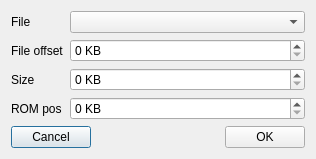
<?xml version="1.0" encoding="UTF-8"?>
<ui version="4.0">
 <class>RSEdialog</class>
 <widget class="QDialog" name="RSEdialog">
  <property name="geometry">
   <rect>
    <x>0</x>
    <y>0</y>
    <width>316</width>
    <height>151</height>
   </rect>
  </property>
  <property name="windowTitle">
   <string>Romset Editor</string>
  </property>
  <property name="modal">
   <bool>true</bool>
  </property>
  <layout class="QVBoxLayout" name="verticalLayout">
   <item>
    <layout class="QGridLayout" name="gridLayout" columnstretch="0,10">
     <item row="1" column="0">
      <widget class="QLabel" name="label_2">
       <property name="toolTip">
        <string>Where this part starts in the file</string>
       </property>
       <property name="text">
        <string>File offset</string>
       </property>
      </widget>
     </item>
     <item row="2" column="0">
      <widget class="QLabel" name="label_3">
       <property name="toolTip">
        <string>How much of the file to take. 0 = to the end</string>
       </property>
       <property name="text">
        <string>Size</string>
       </property>
      </widget>
     </item>
     <item row="0" column="0">
      <widget class="QLabel" name="label">
       <property name="toolTip">
        <string>ROM file, from the roms folder</string>
       </property>
       <property name="text">
        <string>File</string>
       </property>
      </widget>
     </item>
     <item row="3" column="0">
      <widget class="QLabel" name="label_4">
       <property name="toolTip">
        <string>Where the part lands in the machine's ROM</string>
       </property>
       <property name="text">
        <string>ROM pos</string>
       </property>
      </widget>
     </item>
     <item row="0" column="1">
      <widget class="xTreeBox" name="cbFile">
       <property name="toolTip">
        <string>ROM file, from the roms folder</string>
       </property>
      </widget>
     </item>
     <item row="1" column="1">
      <widget class="QSpinBox" name="cbFoffset">
       <property name="toolTip">
        <string>Where this part starts in the file</string>
       </property>
       <property name="suffix">
        <string> KB</string>
       </property>
       <property name="maximum">
        <number>1024</number>
       </property>
      </widget>
     </item>
     <item row="2" column="1">
      <widget class="QSpinBox" name="cbFsize">
       <property name="toolTip">
        <string>How much of the file to take. 0 = to the end</string>
       </property>
       <property name="suffix">
        <string> KB</string>
       </property>
       <property name="maximum">
        <number>512</number>
       </property>
      </widget>
     </item>
     <item row="3" column="1">
      <widget class="QSpinBox" name="cbRoffset">
       <property name="toolTip">
        <string>Where the part lands in the machine's ROM</string>
       </property>
       <property name="suffix">
        <string> KB</string>
       </property>
       <property name="maximum">
        <number>512</number>
       </property>
      </widget>
     </item>
    </layout>
   </item>
   <item>
    <layout class="QHBoxLayout" name="horizontalLayout">
     <item>
      <widget class="QPushButton" name="rse_cancel">
       <property name="text">
        <string>Cancel</string>
       </property>
       <property name="icon">
        <iconset resource="../xpeccy.qrc">
         <normaloff>:/images/cancel.png</normaloff>:/images/cancel.png</iconset>
       </property>
      </widget>
     </item>
     <item>
      <spacer name="horizontalSpacer">
       <property name="orientation">
        <enum>Qt::Horizontal</enum>
       </property>
       <property name="sizeHint" stdset="0">
        <size>
         <width>40</width>
         <height>20</height>
        </size>
       </property>
      </spacer>
     </item>
     <item>
      <widget class="QPushButton" name="rse_apply">
       <property name="text">
        <string>OK</string>
       </property>
       <property name="icon">
        <iconset resource="../xpeccy.qrc">
         <normaloff>:/images/ok-apply.png</normaloff>:/images/ok-apply.png</iconset>
       </property>
      </widget>
     </item>
    </layout>
   </item>
  </layout>
 </widget>
 <customwidgets>
  <customwidget>
   <class>xTreeBox</class>
   <extends>QComboBox</extends>
   <header>xgui/xgui.h</header>
  </customwidget>
 </customwidgets>
 <tabstops>
  <tabstop>cbFile</tabstop>
  <tabstop>cbFoffset</tabstop>
  <tabstop>cbFsize</tabstop>
  <tabstop>cbRoffset</tabstop>
  <tabstop>rse_apply</tabstop>
  <tabstop>rse_cancel</tabstop>
 </tabstops>
 <resources>
  <include location="../xpeccy.qrc"/>
 </resources>
 <connections/>
</ui>
